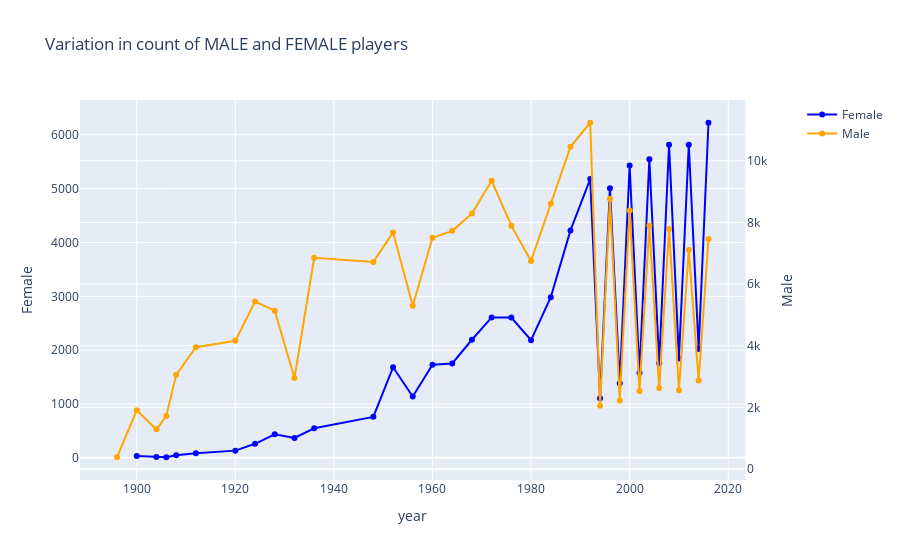

Notebook code for this chart:
### Code cell
x = gender_table["year"]
y1 = gender_table['F']
y2 = gender_table['M']

fig = make_subplots(specs=[[{"secondary_y": True}]])
fig.add_trace(go.Scatter(x = x, y = y1, mode = "lines+markers", name = "Female",
        line=dict(color='Blue', width=2)), secondary_y=False,)
fig.add_trace(go.Scatter(x = x, y = y2, mode = "lines+markers", name = "Male",
        line=dict(color='Orange', width=2)), secondary_y=True,)

# Add figure title
fig.update_layout(title_text="Number of men and women athelete over time")

# Set x-axis title
fig.update_layout(title="Variation in count of MALE and FEMALE players",xaxis_title = "year")

# Set y-axes titles
fig.update_yaxes(title_text="Female", secondary_y=False)
fig.update_yaxes(title_text="Male", secondary_y=True)
fig.show()

### Figure 1 — Plotly figure (JSON) as saved in the notebook; plotly's stock layout.template omitted (floating-point values rounded to 4 significant figures)
{"data": [{"line": {"color": "Blue", "width": 2}, "mode": "lines+markers", "name": "Female", "type": "scatter", "x": [1896, 1900, 1904, 1906, 1908, 1912, 1920, 1924, 1928, 1932, 1936, 1948, 1952, 1956, 1960, 1964, 1968, 1972, 1976, 1980, 1984, 1988, 1992, 1994, 1996, 1998, 2000, 2002, 2004, 2006, 2008, 2010, 2012, 2014, 2016], "xaxis": "x", "y": [null, 33, 16, 11, 47, 87, 134, 261, 437, 369, 549, 761, 1682, 1139, 1730, 1752, 2193, 2608, 2606, 2186, 2983, 4223, 5178, 1105, 5008, 1384, 5431, 1582, 5546, 1757, 5816, 1847, 5815, 2023, 6223], "yaxis": "y"}, {"line": {"color": "Orange", "width": 2}, "mode": "lines+markers", "name": "Male", "type": "scatter", "x": [1896, 1900, 1904, 1906, 1908, 1912, 1920, 1924, 1928, 1932, 1936, 1948, 1952, 1956, 1960, 1964, 1968, 1972, 1976, 1980, 1984, 1988, 1992, 1994, 1996, 1998, 2000, 2002, 2004, 2006, 2008, 2010, 2012, 2014, 2016], "xaxis": "x", "y": [380, 1903, 1285, 1722, 3054, 3953, 4158, 5432, 5137, 2952, 6852, 6719, 7676, 5295, 7505, 7728, 8286, 9351, 7896, 6751, 8605, 10453, 11235, 2055, 8772, 2221, 8390, 2527, 7897, 2625, 7786, 2555, 7105, 2868, 7465], "yaxis": "y2"}], "layout": {"title": {"text": "Variation in count of MALE and FEMALE players"}, "xaxis": {"anchor": "y", "domain": [0, 0.94], "title": {"text": "year"}}, "yaxis": {"anchor": "x", "domain": [0, 1], "title": {"text": "Female"}}, "yaxis2": {"anchor": "x", "overlaying": "y", "side": "right", "title": {"text": "Male"}}}}
